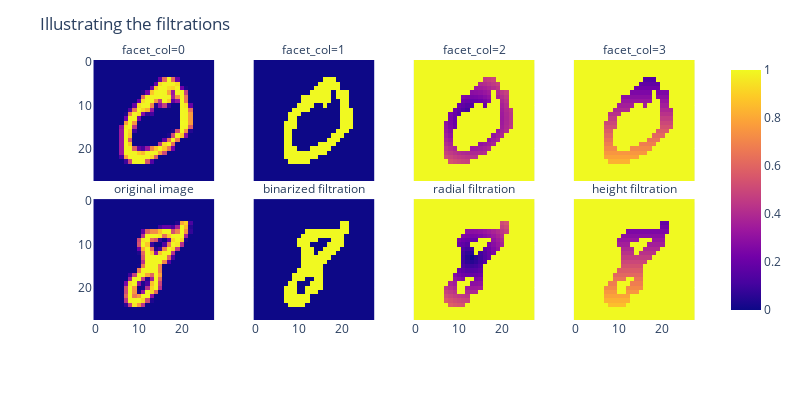

The notebook cell saved with this chart:
### Code cell
plot_bifiltration(plot1,plot2)

### Figure 1 — Plotly figure (JSON) as saved in the notebook; plotly's stock layout.template omitted (floating-point values rounded to 4 significant figures; data arrays with more than 128 entries replaced by an {"elided": "..."} marker saying what was removed)
{"data": [{"coloraxis": "coloraxis", "hovertemplate": "x: %{x}<br>y: %{y}<br>color: %{z}<extra></extra>", "name": "0", "type": "heatmap", "xaxis": "x5", "yaxis": "y5", "z": {"elided": "28x28 float values"}}, {"coloraxis": "coloraxis", "hovertemplate": "x: %{x}<br>y: %{y}<br>color: %{z}<extra></extra>", "name": "1", "type": "heatmap", "xaxis": "x6", "yaxis": "y6", "z": {"elided": "28x28 int values"}}, {"coloraxis": "coloraxis", "hovertemplate": "x: %{x}<br>y: %{y}<br>color: %{z}<extra></extra>", "name": "2", "type": "heatmap", "xaxis": "x7", "yaxis": "y7", "z": {"elided": "28x28 float values"}}, {"coloraxis": "coloraxis", "hovertemplate": "x: %{x}<br>y: %{y}<br>color: %{z}<extra></extra>", "name": "3", "type": "heatmap", "xaxis": "x8", "yaxis": "y8", "z": {"elided": "28x28 float values"}}, {"coloraxis": "coloraxis", "hovertemplate": "x: %{x}<br>y: %{y}<br>color: %{z}<extra></extra>", "name": "4", "type": "heatmap", "xaxis": "x", "yaxis": "y", "z": {"elided": "28x28 float values"}}, {"coloraxis": "coloraxis", "hovertemplate": "x: %{x}<br>y: %{y}<br>color: %{z}<extra></extra>", "name": "5", "type": "heatmap", "xaxis": "x2", "yaxis": "y2", "z": {"elided": "28x28 int values"}}, {"coloraxis": "coloraxis", "hovertemplate": "x: %{x}<br>y: %{y}<br>color: %{z}<extra></extra>", "name": "6", "type": "heatmap", "xaxis": "x3", "yaxis": "y3", "z": {"elided": "28x28 float values"}}, {"coloraxis": "coloraxis", "hovertemplate": "x: %{x}<br>y: %{y}<br>color: %{z}<extra></extra>", "name": "7", "type": "heatmap", "xaxis": "x4", "yaxis": "y4", "z": {"elided": "28x28 float values"}}], "layout": {"annotations": [{"font": {}, "showarrow": false, "text": "original image", "x": 0.1175, "xanchor": "center", "xref": "paper", "y": 0.465, "yanchor": "bottom", "yref": "paper"}, {"font": {}, "showarrow": false, "text": "binarized filtration", "x": 0.3725, "xanchor": "center", "xref": "paper", "y": 0.465, "yanchor": "bottom", "yref": "paper"}, {"font": {}, "showarrow": false, "text": "radial filtration", "x": 0.6275, "xanchor": "center", "xref": "paper", "y": 0.465, "yanchor": "bottom", "yref": "paper"}, {"font": {}, "showarrow": false, "text": "height filtration", "x": 0.8825, "xanchor": "center", "xref": "paper", "y": 0.465, "yanchor": "bottom", "yref": "paper"}, {"font": {}, "showarrow": false, "text": "facet_col=0", "x": 0.1175, "xanchor": "center", "xref": "paper", "y": 1.0, "yanchor": "bottom", "yref": "paper"}, {"font": {}, "showarrow": false, "text": "facet_col=1", "x": 0.3725, "xanchor": "center", "xref": "paper", "y": 1.0, "yanchor": "bottom", "yref": "paper"}, {"font": {}, "showarrow": false, "text": "facet_col=2", "x": 0.6275, "xanchor": "center", "xref": "paper", "y": 1.0, "yanchor": "bottom", "yref": "paper"}, {"font": {}, "showarrow": false, "text": "facet_col=3", "x": 0.8825, "xanchor": "center", "xref": "paper", "y": 1.0, "yanchor": "bottom", "yref": "paper"}], "coloraxis": {"colorscale": [[0, "#0d0887"], [0.1111, "#46039f"], [0.2222, "#7201a8"], [0.3333, "#9c179e"], [0.4444, "#bd3786"], [0.5556, "#d8576b"], [0.6667, "#ed7953"], [0.7778, "#fb9f3a"], [0.8889, "#fdca26"], [1, "#f0f921"]]}, "height": 400, "margin": {"t": 60}, "title": {"text": "Illustrating the filtrations"}, "width": 800, "xaxis": {"anchor": "y", "constrain": "domain", "domain": [0, 0.235], "scaleanchor": "y"}, "xaxis2": {"anchor": "y2", "domain": [0.255, 0.49], "matches": "x"}, "xaxis3": {"anchor": "y3", "domain": [0.51, 0.745], "matches": "x"}, "xaxis4": {"anchor": "y4", "domain": [0.765, 1.0], "matches": "x"}, "xaxis5": {"anchor": "y5", "domain": [0, 0.235], "matches": "x", "showticklabels": false}, "xaxis6": {"anchor": "y6", "domain": [0.255, 0.49], "matches": "x", "showticklabels": false}, "xaxis7": {"anchor": "y7", "domain": [0.51, 0.745], "matches": "x", "showticklabels": false}, "xaxis8": {"anchor": "y8", "domain": [0.765, 1.0], "matches": "x", "showticklabels": false}, "yaxis": {"anchor": "x", "autorange": "reversed", "constrain": "domain", "domain": [0, 0.465]}, "yaxis2": {"anchor": "x2", "domain": [0, 0.465], "matches": "y", "showticklabels": false}, "yaxis3": {"anchor": "x3", "domain": [0, 0.465], "matches": "y", "showticklabels": false}, "yaxis4": {"anchor": "x4", "domain": [0, 0.465], "matches": "y", "showticklabels": false}, "yaxis5": {"anchor": "x5", "domain": [0.535, 1.0], "matches": "y"}, "yaxis6": {"anchor": "x6", "domain": [0.535, 1.0], "matches": "y", "showticklabels": false}, "yaxis7": {"anchor": "x7", "domain": [0.535, 1.0], "matches": "y", "showticklabels": false}, "yaxis8": {"anchor": "x8", "domain": [0.535, 1.0], "matches": "y", "showticklabels": false}}}
